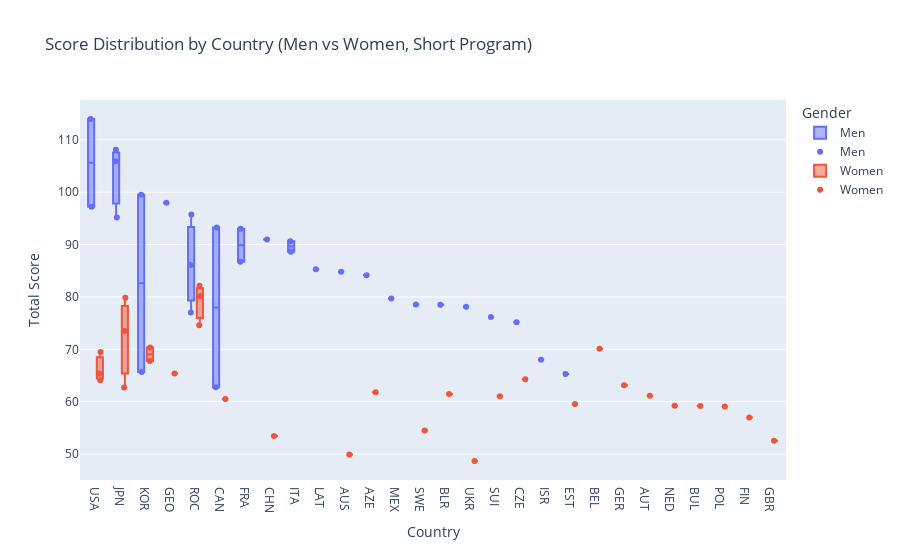

Here is the notebook cell this chart was saved with:
### Code cell
short_programs = df_skaters.loc[
    (df_skaters['segment'] == 'Short Program') & 
    (df_skaters['category'].isin(['Men Single Skating', 'Women Single Skating']))
].copy()

short_programs.loc[:, 'gender'] = short_programs['category'].apply(
    lambda x: 'Men' if 'Men' in x else 'Women'
)

fig = px.box(
    short_programs,
    x='noc',
    y='total_segment_score',
    color='gender',
    title='Score Distribution by Country (Men vs Women, Short Program)',
    labels={
        'noc': 'Country',
        'total_segment_score': 'Total Score',
        'gender': 'Gender'
    },
    category_orders={'gender': ['Men', 'Women']},
    hover_data=['skater_name_1']
)

strip_fig = px.strip(
    short_programs,
    x='noc',
    y='total_segment_score',
    color='gender',
    hover_data=['skater_name_1']
)

for trace in strip_fig.data:
    fig.add_trace(trace)

fig.update_layout(
    xaxis_title='Country',
    yaxis_title='Total Score',
    boxmode='group',
    legend_title='Gender'
)

fig.show()

### Figure 1 — Plotly figure (JSON) as saved in the notebook; plotly's stock layout.template omitted (floating-point values rounded to 4 significant figures)
{"data": [{"alignmentgroup": "True", "customdata": [["CHEN Nathan"], ["KAGIYAMA Yuma"], ["UNO Shoma"], ["CHA Junhwan"], ["KVITELASHVILI Morisi"], ["BROWN Jason"], ["SEMENENKO Evgeni"], ["HANYU Yuzuru"], ["MESSING Keegan"], ["AYMOZ Kevin"], ["JIN Boyang"], ["GRASSL Daniel"], ["RIZZO Matteo"], ["SIAO HIM FA Adam"], ["KONDRATIUK Mark"], ["VASILJEVS Deniss"], ["KERRY Brendan"], ["LITVINTSEV Vladimir"], ["CARRILLO Donovan"], ["MAJOROV Nikolaj"], ["MILYUKOV Konstantin"], ["SHMURATKO Ivan"], ["MOZALEV Andrei"], ["BRITSCHGI Lukas"], ["BREZINA Michal"], ["BYCHENKO Alexei"], ["LEE Sihyeong"], ["SELEVKO Aleksandr"], ["SADOVSKY Roman"]], "hovertemplate": "Gender=Men<br>Country=%{x}<br>Total Score=%{y}<br>skater_name_1=%{customdata[0]}<extra></extra>", "legendgroup": "Men", "marker": {"color": "#636efa"}, "name": "Men", "notched": false, "offsetgroup": "Men", "orientation": "v", "showlegend": true, "type": "box", "x": ["USA", "JPN", "JPN", "KOR", "GEO", "USA", "ROC", "JPN", "CAN", "FRA", "CHN", "ITA", "ITA", "FRA", "ROC", "LAT", "AUS", "AZE", "MEX", "SWE", "BLR", "UKR", "ROC", "SUI", "CZE", "ISR", "KOR", "EST", "CAN"], "x0": " ", "xaxis": "x", "y": [114.0, 108.1, 105.9, 99.51, 97.98, 97.24, 95.76, 95.15, 93.24, 93.0, 90.98, 90.64, 88.63, 86.74, 86.11, 85.3, 84.79, 84.15, 79.69, 78.54, 78.49, 78.11, 77.05, 76.16, 75.19, 68.01, 65.69, 65.29, 62.77], "y0": " ", "yaxis": "y"}, {"alignmentgroup": "True", "customdata": [["VALIEVA Kamila"], ["SHCHERBAKOVA Anna"], ["SAKAMOTO Kaori"], ["TRUSOVA Alexandra"], ["HIGUCHI Wakaba"], ["YOU Young"], ["HENDRICKX Loena"], ["LIU Alysa"], ["KIM Yelim"], ["GUBANOVA Anastasiia"], ["BELL Mariah"], ["BREZINOVA Eliska"], ["CHEN Karen"], ["SCHOTT Nicole"], ["KAWABE Mana"], ["RYABOVA Ekaterina"], ["SAFONOVA Viktoriia"], ["MIKUTINA Olga"], ["PAGANINI Alexia"], ["SCHIZAS Madeline"], ["KIIBUS Eva-Lotta"], ["van ZUNDERT Lindsay"], ["FEIGIN Alexandra"], ["KURAKOVA Ekaterina"], ["SAARINEN Jenni"], ["TALJEGARD Josefin"], ["ZHU Yi"], ["McKAY Natasha"], ["CRAINE Kailani"], ["SHABOTOVA Anastasiia"]], "hovertemplate": "Gender=Women<br>Country=%{x}<br>Total Score=%{y}<br>skater_name_1=%{customdata[0]}<extra></extra>", "legendgroup": "Women", "marker": {"color": "#EF553B"}, "name": "Women", "notched": false, "offsetgroup": "Women", "orientation": "v", "showlegend": true, "type": "box", "x": ["ROC", "ROC", "JPN", "ROC", "JPN", "KOR", "BEL", "USA", "KOR", "GEO", "USA", "CZE", "USA", "GER", "JPN", "AZE", "BLR", "AUT", "SUI", "CAN", "EST", "NED", "BUL", "POL", "FIN", "SWE", "CHN", "GBR", "AUS", "UKR"], "x0": " ", "xaxis": "x", "y": [82.16, 80.2, 79.84, 74.6, 73.51, 70.34, 70.09, 69.5, 67.78, 65.4, 65.38, 64.31, 64.11, 63.13, 62.69, 61.82, 61.46, 61.14, 61.06, 60.53, 59.55, 59.24, 59.16, 59.08, 56.97, 54.51, 53.44, 52.54, 49.93, 48.68], "y0": " ", "yaxis": "y"}, {"alignmentgroup": "True", "boxpoints": "all", "customdata": [["CHEN Nathan"], ["KAGIYAMA Yuma"], ["UNO Shoma"], ["CHA Junhwan"], ["KVITELASHVILI Morisi"], ["BROWN Jason"], ["SEMENENKO Evgeni"], ["HANYU Yuzuru"], ["MESSING Keegan"], ["AYMOZ Kevin"], ["JIN Boyang"], ["GRASSL Daniel"], ["RIZZO Matteo"], ["SIAO HIM FA Adam"], ["KONDRATIUK Mark"], ["VASILJEVS Deniss"], ["KERRY Brendan"], ["LITVINTSEV Vladimir"], ["CARRILLO Donovan"], ["MAJOROV Nikolaj"], ["MILYUKOV Konstantin"], ["SHMURATKO Ivan"], ["MOZALEV Andrei"], ["BRITSCHGI Lukas"], ["BREZINA Michal"], ["BYCHENKO Alexei"], ["LEE Sihyeong"], ["SELEVKO Aleksandr"], ["SADOVSKY Roman"]], "fillcolor": "rgba(255,255,255,0)", "hoveron": "points", "hovertemplate": "gender=Men<br>noc=%{x}<br>total_segment_score=%{y}<br>skater_name_1=%{customdata[0]}<extra></extra>", "legendgroup": "Men", "line": {"color": "rgba(255,255,255,0)"}, "marker": {"color": "#636efa"}, "name": "Men", "offsetgroup": "Men", "orientation": "v", "pointpos": 0, "showlegend": true, "type": "box", "x": ["USA", "JPN", "JPN", "KOR", "GEO", "USA", "ROC", "JPN", "CAN", "FRA", "CHN", "ITA", "ITA", "FRA", "ROC", "LAT", "AUS", "AZE", "MEX", "SWE", "BLR", "UKR", "ROC", "SUI", "CZE", "ISR", "KOR", "EST", "CAN"], "x0": " ", "xaxis": "x", "y": [114.0, 108.1, 105.9, 99.51, 97.98, 97.24, 95.76, 95.15, 93.24, 93.0, 90.98, 90.64, 88.63, 86.74, 86.11, 85.3, 84.79, 84.15, 79.69, 78.54, 78.49, 78.11, 77.05, 76.16, 75.19, 68.01, 65.69, 65.29, 62.77], "y0": " ", "yaxis": "y"}, {"alignmentgroup": "True", "boxpoints": "all", "customdata": [["VALIEVA Kamila"], ["SHCHERBAKOVA Anna"], ["SAKAMOTO Kaori"], ["TRUSOVA Alexandra"], ["HIGUCHI Wakaba"], ["YOU Young"], ["HENDRICKX Loena"], ["LIU Alysa"], ["KIM Yelim"], ["GUBANOVA Anastasiia"], ["BELL Mariah"], ["BREZINOVA Eliska"], ["CHEN Karen"], ["SCHOTT Nicole"], ["KAWABE Mana"], ["RYABOVA Ekaterina"], ["SAFONOVA Viktoriia"], ["MIKUTINA Olga"], ["PAGANINI Alexia"], ["SCHIZAS Madeline"], ["KIIBUS Eva-Lotta"], ["van ZUNDERT Lindsay"], ["FEIGIN Alexandra"], ["KURAKOVA Ekaterina"], ["SAARINEN Jenni"], ["TALJEGARD Josefin"], ["ZHU Yi"], ["McKAY Natasha"], ["CRAINE Kailani"], ["SHABOTOVA Anastasiia"]], "fillcolor": "rgba(255,255,255,0)", "hoveron": "points", "hovertemplate": "gender=Women<br>noc=%{x}<br>total_segment_score=%{y}<br>skater_name_1=%{customdata[0]}<extra></extra>", "legendgroup": "Women", "line": {"color": "rgba(255,255,255,0)"}, "marker": {"color": "#EF553B"}, "name": "Women", "offsetgroup": "Women", "orientation": "v", "pointpos": 0, "showlegend": true, "type": "box", "x": ["ROC", "ROC", "JPN", "ROC", "JPN", "KOR", "BEL", "USA", "KOR", "GEO", "USA", "CZE", "USA", "GER", "JPN", "AZE", "BLR", "AUT", "SUI", "CAN", "EST", "NED", "BUL", "POL", "FIN", "SWE", "CHN", "GBR", "AUS", "UKR"], "x0": " ", "xaxis": "x", "y": [82.16, 80.2, 79.84, 74.6, 73.51, 70.34, 70.09, 69.5, 67.78, 65.4, 65.38, 64.31, 64.11, 63.13, 62.69, 61.82, 61.46, 61.14, 61.06, 60.53, 59.55, 59.24, 59.16, 59.08, 56.97, 54.51, 53.44, 52.54, 49.93, 48.68], "y0": " ", "yaxis": "y"}], "layout": {"boxmode": "group", "legend": {"title": {"text": "Gender"}, "tracegroupgap": 0}, "title": {"text": "Score Distribution by Country (Men vs Women, Short Program)"}, "xaxis": {"anchor": "y", "domain": [0, 1], "title": {"text": "Country"}}, "yaxis": {"anchor": "x", "domain": [0, 1], "title": {"text": "Total Score"}}}}
